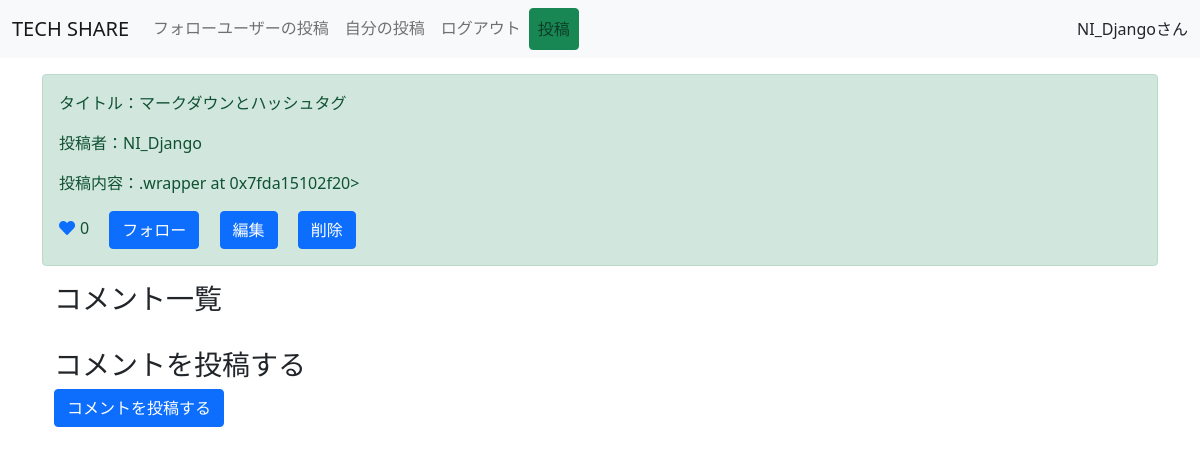
Before: /detail/10/ (signed in) with the older database file.
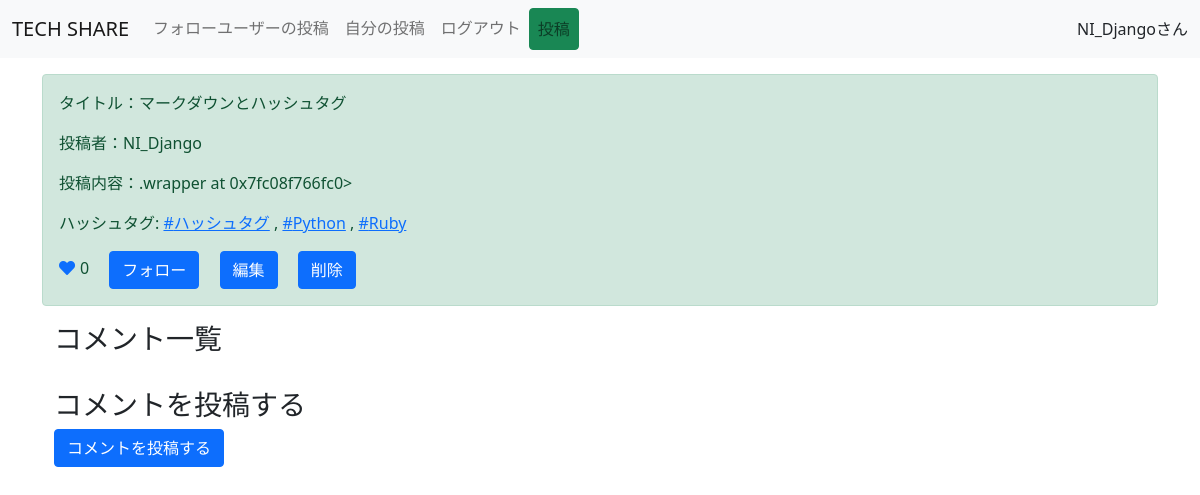
After: the same page with the newer database file.
### snsapp/models.py (models this page shows, shortened)
class Post(models.Model):
   title = models.CharField(max_length=100)
   content = MarkdownxField('本文', help_text='Markdown形式で書いてください。')
   user = models.ForeignKey(User, on_delete=models.CASCADE)
   like = models.ManyToManyField(User, related_name='related_post', blank=True)
   created_at = models.DateTimeField(auto_now_add=True)
   tag = models.ManyToManyField(Tag)
   class Meta:
       ordering = ["-created_at"]

class Tag(models.Model):
    name = models.CharField(max_length=50)

### snsapp/views.py (the view)
# urls.py: path('detail/<int:pk>/', DetailPost.as_view(), name='detail'),
class DetailPost(LoginRequiredMixin, DetailView):
   model = Post
   template_name = 'detail.html'

### snsapp/templatetags/app.py (called while the page is built)
@register.filter
def markdown_to_html(text):
    return mark_safe(markdownify(text))

### templates/detail.html (shortened to what this page needs)
{% extends 'base.html' %}
{% load app %}
{% load static %}
{% block customcss %}
<link rel="stylesheet" href="{% static 'style.css' %}">
{% endblock customcss %}
{% block content %}
<div class="container">
  <div class="alert alert-success" role="alert">
      <p>タイトル：{{object.title}}</p>
      <p>投稿者：{{object.user}}</p>
      <p>投稿内容：{{ object.content | markdown_to_html | safe }}</p>
      {% if object.tag.all %}
      <p>
        ハッシュタグ:
        {% for tag in object.tag.all %}
          <a href="{% url 'tagged-posts' tag.name %}">#{{ tag.name }}</a>
          {% if not forloop.last %}, {% endif %}
        {% endfor %}
      </p>
      {% endif %}
      {% if request.user in object.like.all %}
      <a href="{% url 'like-detail' object.pk %}" class="like-btn add-color" tabindex="-1" role="button" aria-disabled="true"><i class="fas fa-heart"></i></a>{{object.like.count}}
      {% else %}
      <a href="{% url 'like-detail' object.pk %}" class="like-btn"  tabindex="-1" role="button" aria-disabled="true"><i class="fas fa-heart"></i></a>{{object.like.count}}
      {% endif %}
      {% if object.user in connection.0.following.all %}
      <a href="{% url 'follow-detail' object.pk %}" class="btn btn-danger ms-3" tabindex="-1" role="button" aria-disabled="true">フォロー解除</a>
      {% else %}
      <a href="{% url 'follow-detail' object.pk %}" class="btn btn-primary ms-3" tabindex="-1" role="button" aria-disabled="true">フォロー</a>
      {% endif %}
      {% if object.user == request.user %}
      <a href="{% url 'update' object.pk %}"  class="btn btn-primary ms-3" tabindex="-1" role="button" aria-disabled="true">編集</a>
      <a href="{% url 'delete' object.pk %}"  class="btn btn-primary ms-3" tabindex="-1" role="button" aria-disabled="true">削除</a>
      {% endif %}
    </div>
    <div class="container">
        <div class="row">
            <div class="col-md-6">
                <h3>コメント一覧</h3>
            </div>
        </div>
        <div class="row mt-4">
            <div class="col-md-6">
                <h3>コメントを投稿する</h3>
                <form method="post" action="{% url 'comment-create' object.pk %}">
                    <button type="submit" class="btn btn-primary">コメントを投稿する</button>
                </form>
            </div>
        </div>
    </div>
    <link rel="stylesheet" href="https://cdnjs.cloudflare.com/ajax/libs/highlight.js/9.12.0/styles/dracula.min.css">
</div>
{% endblock content %}

Changed rows visible on the page:
computed for Post "マークダウンとハッシュタグ": content ".wrapper at 0x7fda15102f20>" → ".wrapper at 0x7fc08f766fc0>"
added Tag: name "ハッシュタグ"
added Tag: name "Python"
added Tag: name "Ruby"
Other visible differences:
text now shown: "ハッシュタグ:"
